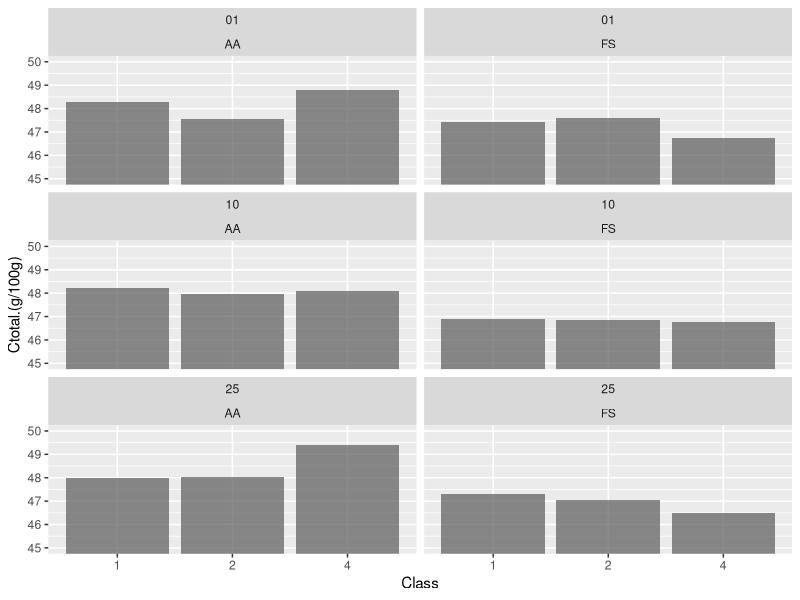

Generate this figure with R:
library(openxlsx)
library(stringr)
library(data.table)
library(dplyr)
library(tidyr)
library(ggplot2)
library(plyr)
path.to.data <- "C:/Users/NG.5027073/Dropbox (SCENIC MNCN CSIC)/eclipseworkspace/DeWood/DeWood/Files/Final results/CSV"
path.to.data  <- "C:/Users/javie/Documents/DeWood GitHub/DeWood/Files/CEBAS Ionomics/CEBAS IONOMICS/"
path.to.data  <- "C:/Users/javie/Documents/DeWood GitHub/DeWood/Files/Final results/CSV"
setwd(path.to.data)

CNdata <- read.xlsx("Full Ionomics.xlsx",1)
CNdata$CNratio <- CNdata$`Ctotal.(g/100g)`/CNdata$`Ntotal.(g/100g)`
na.omit(CNdata) %>% 
  ggplot(aes(Class,`Ctotal.(g/100g)`))+
  stat_summary(fun="mean",geom="bar", alpha=.7)+
  stat_summary(fun.data = "mean_cl_normal",
               geom="errorbar",
               width=.2)+
  coord_cartesian(ylim=c(45,50))+
  # geom_bar(stat = "summary",fun="mean")+
  # geom_errorbar(stat= "summary", fun="mean_se")+
  facet_wrap(~Diameter+Species,ncol=2)
scales="free"